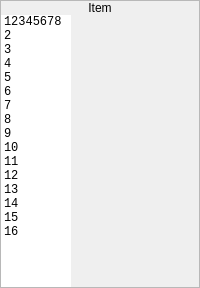
       <widget class="QFrame" name="frame_2">
        <property name="sizePolicy">
         <sizepolicy hsizetype="Fixed" vsizetype="Preferred">
          <horstretch>0</horstretch>
          <verstretch>0</verstretch>
         </sizepolicy>
        </property>
        <property name="frameShape">
         <enum>QFrame::StyledPanel</enum>
        </property>
        <property name="frameShadow">
         <enum>QFrame::Raised</enum>
        </property>
        <layout class="QVBoxLayout" name="verticalLayout_2">
         <property name="spacing">
          <number>0</number>
         </property>
         <property name="leftMargin">
          <number>0</number>
         </property>
         <property name="topMargin">
          <number>0</number>
         </property>
         <property name="rightMargin">
          <number>0</number>
         </property>
         <property name="bottomMargin">
          <number>0</number>
         </property>
         <item>
          <widget class="QLabel" name="label_2">
           <property name="sizePolicy">
            <sizepolicy hsizetype="Preferred" vsizetype="Fixed">
             <horstretch>0</horstretch>
             <verstretch>0</verstretch>
            </sizepolicy>
           </property>
           <property name="text">
            <string>Item</string>
           </property>
           <property name="alignment">
            <set>Qt::AlignCenter</set>
           </property>
          </widget>
         </item>
         <item>
          <widget class="QWidget" name="widget_2" native="true">
           <layout class="QVBoxLayout" name="verticalLayout_15">
            <property name="spacing">
             <number>0</number>
            </property>
            <property name="leftMargin">
             <number>0</number>
            </property>
            <property name="topMargin">
             <number>0</number>
            </property>
            <property name="rightMargin">
             <number>0</number>
            </property>
            <property name="bottomMargin">
             <number>0</number>
            </property>
            <item>
             <widget class="QListWidget" name="lstItems">
              <property name="minimumSize">
               <size>
                <width>0</width>
                <height>272</height>
               </size>
              </property>
              <property name="maximumSize">
               <size>
                <width>70</width>
                <height>16777215</height>
               </size>
              </property>
              <property name="font">
               <font>
                <family>Monospace</family>
               </font>
              </property>
              <property name="frameShape">
               <enum>QFrame::NoFrame</enum>
              </property>
              <property name="verticalScrollBarPolicy">
               <enum>Qt::ScrollBarAlwaysOff</enum>
              </property>
              <property name="horizontalScrollBarPolicy">
               <enum>Qt::ScrollBarAlwaysOff</enum>
              </property>
              <property name="verticalScrollMode">
               <enum>QAbstractItemView::ScrollPerPixel</enum>
              </property>
              <property name="horizontalScrollMode">
               <enum>QAbstractItemView::ScrollPerPixel</enum>
              </property>
              <item>
               <property name="text">
                <string>12345678</string>
               </property>
              </item>
              <item>
               <property name="text">
                <string>2</string>
               </property>
              </item>
              <item>
               <property name="text">
                <string>3</string>
               </property>
              </item>
              <item>
               <property name="text">
                <string>4</string>
               </property>
              </item>
              <item>
               <property name="text">
                <string>5</string>
               </property>
              </item>
              <item>
               <property name="text">
                <string>6</string>
               </property>
              </item>
              <item>
               <property name="text">
                <string>7</string>
               </property>
              </item>
              <item>
               <property name="text">
                <string>8</string>
               </property>
              </item>
              <item>
               <property name="text">
                <string>9</string>
               </property>
              </item>
              <item>
               <property name="text">
                <string>10</string>
               </property>
              </item>
              <item>
               <property name="text">
                <string>11</string>
               </property>
              </item>
              <item>
               <property name="text">
                <string>12</string>
               </property>
              </item>
              <item>
               <property name="text">
                <string>13</string>
               </property>
              </item>
              <item>
               <property name="text">
                <string>14</string>
               </property>
              </item>
              <item>
               <property name="text">
                <string>15</string>
               </property>
              </item>
              <item>
               <property name="text">
                <string>16</string>
               </property>
              </item>
             </widget>
            </item>
           </layout>
          </widget>
         </item>
        </layout>
       </widget>
